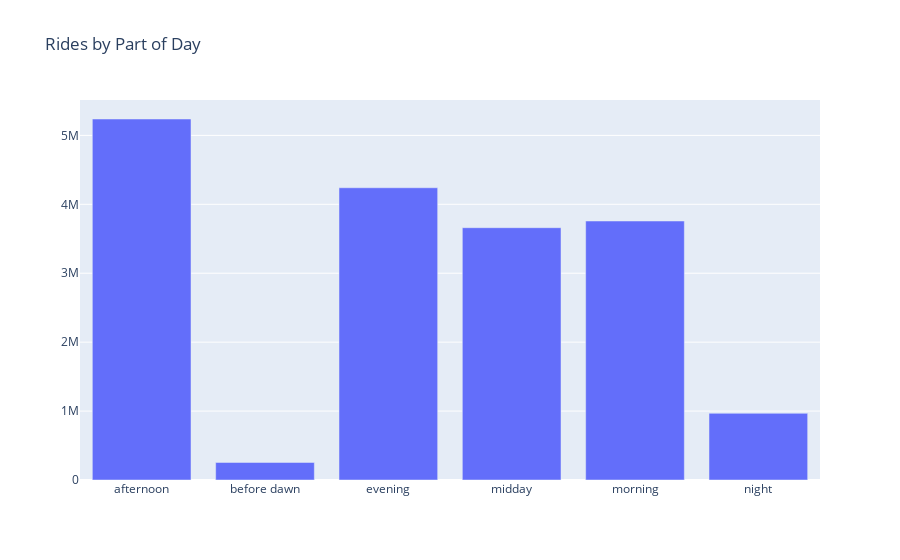

Notebook code for this chart:
### Code cell
df_partofday = df.groupby(['part of day']).size().reset_index(name='trips')
bar_partofday = go.Bar(x=df_partofday['part of day'],
                       y=df_partofday['trips'])
layout_partofday = go.Layout(title='Rides by Part of Day')
fig_partofday = go.Figure(data=[bar_partofday],
                          layout=layout_partofday)
iplot(fig_partofday)

### Figure 1 — Plotly figure (JSON) as saved in the notebook; plotly's stock layout.template omitted (floating-point values rounded to 4 significant figures)
{"data": [{"type": "bar", "x": ["afternoon", "before dawn", "evening", "midday", "morning", "night"], "y": [5237708, 254596, 4240033, 3660529, 3757681, 967232]}], "layout": {"title": {"text": "Rides by Part of Day"}}}
